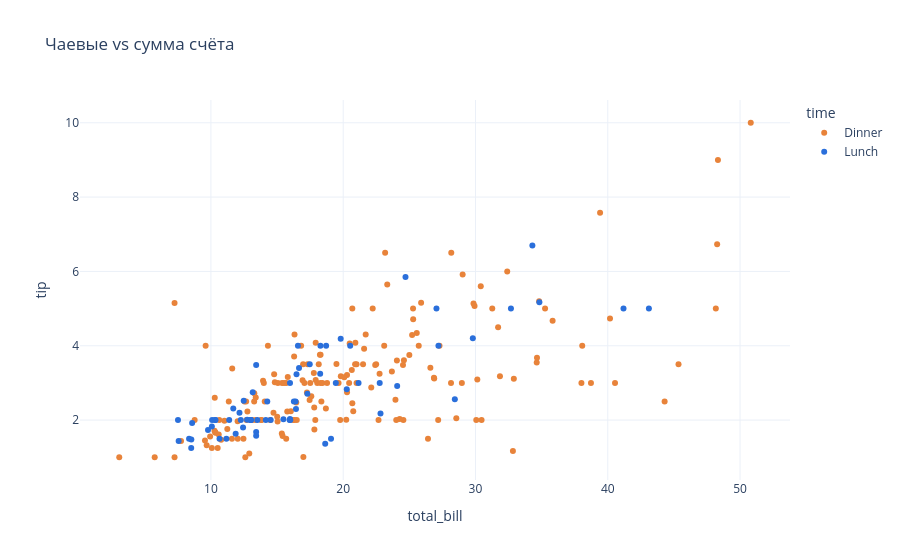

Notebook cell for this chart:
### Markdown cell above
## Plotly
Наведи на точку - увидишь день, время и размер компании. Выдели область - зум, двойной клик - сброс.

### Code cell
plot_plotly(df)

### Figure 1 — Plotly figure (JSON) as saved in the notebook; plotly's stock layout.template omitted (floating-point values rounded to 4 significant figures; data arrays with more than 128 entries replaced by an {"elided": "..."} marker saying what was removed)
{"data": [{"customdata": {"elided": "176x2 mixed values"}, "hovertemplate": "time=Dinner<br>total_bill=%{x}<br>tip=%{y}<br>day=%{customdata[0]}<br>size=%{customdata[1]}<extra></extra>", "legendgroup": "Dinner", "marker": {"color": "#e8833a", "symbol": "circle"}, "mode": "markers", "name": "Dinner", "orientation": "v", "showlegend": true, "type": "scatter", "x": {"elided": "176 float values"}, "xaxis": "x", "y": {"elided": "176 float values"}, "yaxis": "y"}, {"customdata": {"elided": "68x2 mixed values"}, "hovertemplate": "time=Lunch<br>total_bill=%{x}<br>tip=%{y}<br>day=%{customdata[0]}<br>size=%{customdata[1]}<extra></extra>", "legendgroup": "Lunch", "marker": {"color": "#2a6fdb", "symbol": "circle"}, "mode": "markers", "name": "Lunch", "orientation": "v", "showlegend": true, "type": "scatter", "x": [27.2, 22.76, 17.29, 19.44, 16.66, 10.07, 32.68, 15.98, 34.83, 13.03, 18.28, 24.71, 21.16, 10.65, 12.43, 24.08, 11.69, 13.42, 14.26, 15.95, 12.48, 29.8, 8.52, 14.52, 11.38, 22.82, 19.08, 20.27, 11.17, 12.26, 18.26, 8.51, 10.33, 14.15, 16.0, 13.16, 17.47, 34.3, 41.19, 27.05, 16.43, 8.35, 18.64, 11.87, 9.78, 7.51, 19.81, 28.44, 15.48, 16.58, 7.56, 10.34, 43.11, 13.0, 13.51, 18.71, 12.74, 13.0, 16.4, 20.53, 16.47, 12.16, 13.42, 8.58, 15.98, 13.42, 16.27, 10.09], "xaxis": "x", "y": [4.0, 3.0, 2.71, 3.0, 3.4, 1.83, 5.0, 2.03, 5.17, 2.0, 4.0, 5.85, 3.0, 1.5, 1.8, 2.92, 2.31, 1.68, 2.5, 2.0, 2.52, 4.2, 1.48, 2.0, 2.0, 2.18, 1.5, 2.83, 1.5, 2.0, 3.25, 1.25, 2.0, 2.0, 2.0, 2.75, 3.5, 6.7, 5.0, 5.0, 2.3, 1.5, 1.36, 1.63, 1.73, 2.0, 4.19, 2.56, 2.02, 4.0, 1.44, 2.0, 5.0, 2.0, 2.0, 4.0, 2.01, 2.0, 2.5, 4.0, 3.23, 2.2, 3.48, 1.92, 3.0, 1.58, 2.5, 2.0], "yaxis": "y"}], "layout": {"legend": {"title": {"text": "time"}, "tracegroupgap": 0}, "title": {"text": "Чаевые vs сумма счёта"}, "xaxis": {"anchor": "y", "domain": [0.0, 1.0], "title": {"text": "total_bill"}}, "yaxis": {"anchor": "x", "domain": [0.0, 1.0], "title": {"text": "tip"}}}}
